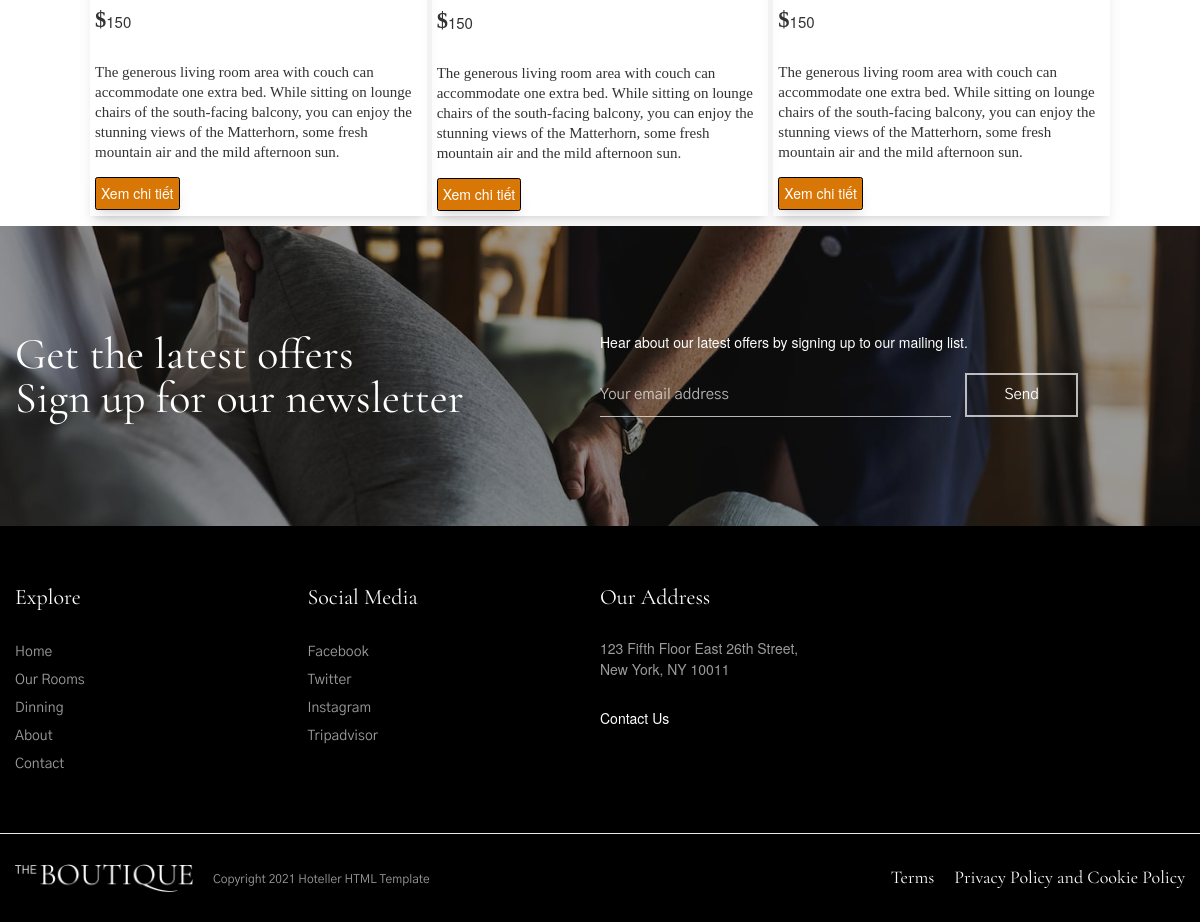
The app's page /view/max-themes.net/demos/hoteller/hoteller/boutique/index.php?act=ourrooms&idlp=2 (lower part), older data.
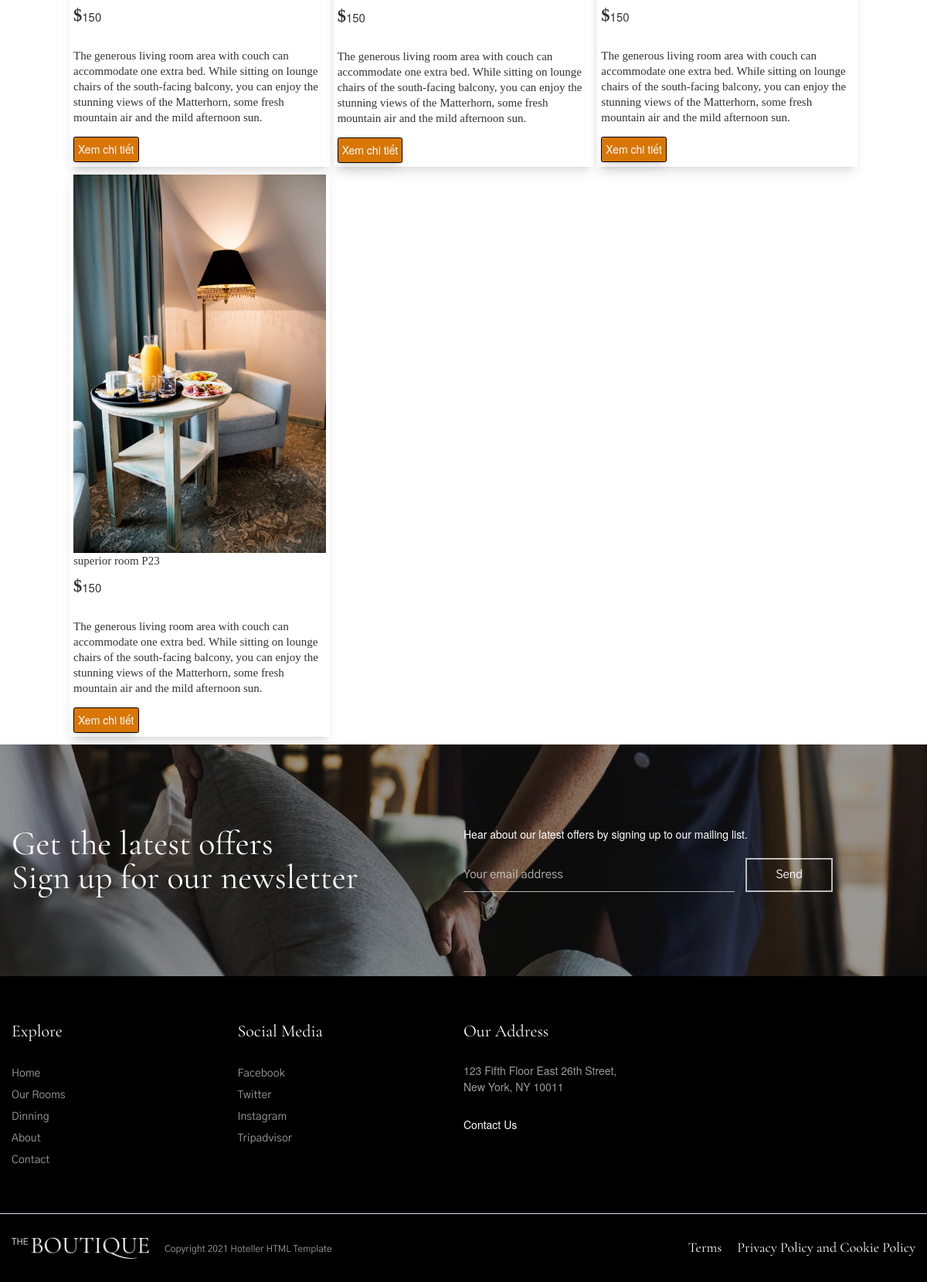
The same page, newer data.
### tables this page shows
CREATE TABLE `phong` (
  `id_phong` int(11) NOT NULL,
  `name_phong` varchar(255) NOT NULL,
  `price` double(10,2) NOT NULL,
  `price_sale` double(10,2) NOT NULL,
  `sokhach` int(2) NOT NULL,
  `img` varchar(255) NOT NULL,
  `mota` text NOT NULL,
  `id_loaiphong` int(11) NOT NULL
);

### view/max-themes.net/demos/hoteller/hoteller/boutique/model/pdo.php (called while the page is built, shortened)
<?php
function pdo_get_connection(){
    $dburl = "mysql:host=localhost;dbname=khachsan;charset=utf8";
    $user = 'root';
    $password = '';
    $conn = new PDO($dburl, $user, $password);
    $conn->setAttribute(PDO::ATTR_ERRMODE, PDO::ERRMODE_EXCEPTION);
    return $conn;
}
function pdo_query($sql){
    $sql_args = array_slice(func_get_args(), 1);
    try{
        $conn = pdo_get_connection();
        $stmt = $conn->prepare($sql);
        $stmt->execute($sql_args);
        $rows = $stmt->fetchAll();
        return $rows;
    }
    catch(PDOException $e){
        throw $e;
    }
    finally{
        unset($conn);
    }
}

### view/max-themes.net/demos/hoteller/hoteller/boutique/model/phong.php (called while the page is built, shortened)
<?php
    function load_phong_cungloai($id){
        $sql="select * from phong where id_loaiphong=".$id." ";
        $listp=pdo_query($sql);
        return $listp;
    }
?>

### view/max-themes.net/demos/hoteller/hoteller/boutique/our-rooms.php (the view, shortened to what this page needs)
<div id="page_content_wrapper" class="noheader">
                   <div class="inner">
                       <div class="inner_wrapper">
                           <div class="sidebar_content full_width">
                               <div data-elementor-type="wp-post" data-elementor-id="404" class="elementor elementor-404" data-elementor-settings="[]">
                                   <div class="elementor-inner">
                                       <div class="elementor-section-wrap">
                                           <section class="grid grid-cols-3 my-4 gap-2">
                                               <?php foreach($listpcungloai as $item) {?>
                                                   <div class="shadow-lg p-2 ">
                                                       <div>
                                                           <img src="./upload/<?php echo $item['img']?>" alt="">
                                                       </div>
                                                       <div>
                                                           <h2 class="font-serif text-2xl"><?php echo $item['name_phong']?></h2>
                                                           <div class=" text-2xl flex">
                                                               <i class="font-serif text-4xl pt-4 fa-solid fa-dollar-sign"></i>
                                                               <p class=""><?php echo $item['price']?></p>
                                                           </div>
                                                           <p class="font-serif text-2xl"><?php echo $item['mota']?></p>
                                                           <div>
                                                               <a href="index.php?act=room&id=<?php echo $item['id_phong'] ?>">
                                                                   <button class="bg-amber-600 text-white rounded border border-black border-solid p-2 hover:border-y-amber-700 hover:border-x-neutral-50 hover:bg-white shadow-lg hover:text-amber-600">Xem chi tiết</button>
                                                               </a>
                                                           </div>
                                                       </div>
                                                   </div>
                                               <?php } ?>
                                           </section>
                                       </div>
                                   </div>
                               </div>
                           </div>
                       </div>
                   </div>
                   <br class="clear" />
               </div>
           </div>

Row changes from the older to the newer data that the page shows:
now on this page (row edited): phong: img (picture), name_phong "superior room P23", price "150", mota "The generous living room area with couch can accommodate one extra bed. While sitting on lounge chairs of the south-facing balcony, you can enjoy the stunning views of the Matterhorn, some fresh mountain air and the mild afternoon sun."
